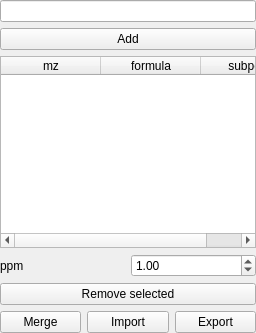
       <widget class="QWidget" name="tab_4">
        <attribute name="title">
         <string>Mass list</string>
        </attribute>
        <layout class="QVBoxLayout" name="verticalLayout_16">
         <property name="leftMargin">
          <number>0</number>
         </property>
         <property name="topMargin">
          <number>0</number>
         </property>
         <property name="rightMargin">
          <number>0</number>
         </property>
         <property name="bottomMargin">
          <number>0</number>
         </property>
         <item>
          <widget class="QLineEdit" name="massListLineEdit">
           <property name="sizePolicy">
            <sizepolicy hsizetype="Preferred" vsizetype="Fixed">
             <horstretch>0</horstretch>
             <verstretch>0</verstretch>
            </sizepolicy>
           </property>
          </widget>
         </item>
         <item>
          <widget class="QPushButton" name="massListAddPushButton">
           <property name="sizePolicy">
            <sizepolicy hsizetype="Preferred" vsizetype="Fixed">
             <horstretch>0</horstretch>
             <verstretch>0</verstretch>
            </sizepolicy>
           </property>
           <property name="text">
            <string>Add</string>
           </property>
          </widget>
         </item>
         <item>
          <widget class="QTableWidget" name="massListTableWidget">
           <property name="sizePolicy">
            <sizepolicy hsizetype="Preferred" vsizetype="Expanding">
             <horstretch>0</horstretch>
             <verstretch>0</verstretch>
            </sizepolicy>
           </property>
           <property name="maximumSize">
            <size>
             <width>16777215</width>
             <height>16777215</height>
            </size>
           </property>
           <property name="editTriggers">
            <set>QAbstractItemView::NoEditTriggers</set>
           </property>
           <property name="verticalScrollMode">
            <enum>QAbstractItemView::ScrollPerItem</enum>
           </property>
           <property name="horizontalScrollMode">
            <enum>QAbstractItemView::ScrollPerPixel</enum>
           </property>
           <attribute name="horizontalHeaderStretchLastSection">
            <bool>true</bool>
           </attribute>
           <column>
            <property name="text">
             <string>mz</string>
            </property>
           </column>
           <column>
            <property name="text">
             <string>formula</string>
            </property>
           </column>
           <column>
            <property name="text">
             <string>subpeak</string>
            </property>
           </column>
          </widget>
         </item>
         <item>
          <layout class="QHBoxLayout" name="horizontalLayout_14">
           <item>
            <widget class="QLabel" name="label">
             <property name="sizePolicy">
              <sizepolicy hsizetype="Preferred" vsizetype="Preferred">
               <horstretch>0</horstretch>
               <verstretch>0</verstretch>
              </sizepolicy>
             </property>
             <property name="text">
              <string>ppm</string>
             </property>
            </widget>
           </item>
           <item>
            <widget class="QDoubleSpinBox" name="massListPpmDoubleSpinBox">
             <property name="sizePolicy">
              <sizepolicy hsizetype="Preferred" vsizetype="Fixed">
               <horstretch>0</horstretch>
               <verstretch>0</verstretch>
              </sizepolicy>
             </property>
             <property name="minimum">
              <double>0.010000000000000</double>
             </property>
             <property name="maximum">
              <double>9.990000000000000</double>
             </property>
             <property name="value">
              <double>1.000000000000000</double>
             </property>
            </widget>
           </item>
          </layout>
         </item>
         <item>
          <widget class="QPushButton" name="massListRemovePushButton">
           <property name="sizePolicy">
            <sizepolicy hsizetype="Preferred" vsizetype="Fixed">
             <horstretch>0</horstretch>
             <verstretch>0</verstretch>
            </sizepolicy>
           </property>
           <property name="text">
            <string>Remove selected</string>
           </property>
          </widget>
         </item>
         <item>
          <layout class="QHBoxLayout" name="horizontalLayout_13">
           <item>
            <widget class="QPushButton" name="massListMergePushButton">
             <property name="text">
              <string>Merge</string>
             </property>
            </widget>
           </item>
           <item>
            <widget class="QPushButton" name="massListImportPushButton">
             <property name="sizePolicy">
              <sizepolicy hsizetype="Preferred" vsizetype="Fixed">
               <horstretch>0</horstretch>
               <verstretch>0</verstretch>
              </sizepolicy>
             </property>
             <property name="text">
              <string>Import</string>
             </property>
            </widget>
           </item>
           <item>
            <widget class="QPushButton" name="massListExportPushButton">
             <property name="sizePolicy">
              <sizepolicy hsizetype="Preferred" vsizetype="Fixed">
               <horstretch>0</horstretch>
               <verstretch>0</verstretch>
              </sizepolicy>
             </property>
             <property name="text">
              <string>Export</string>
             </property>
            </widget>
           </item>
          </layout>
         </item>
        </layout>
       </widget>
